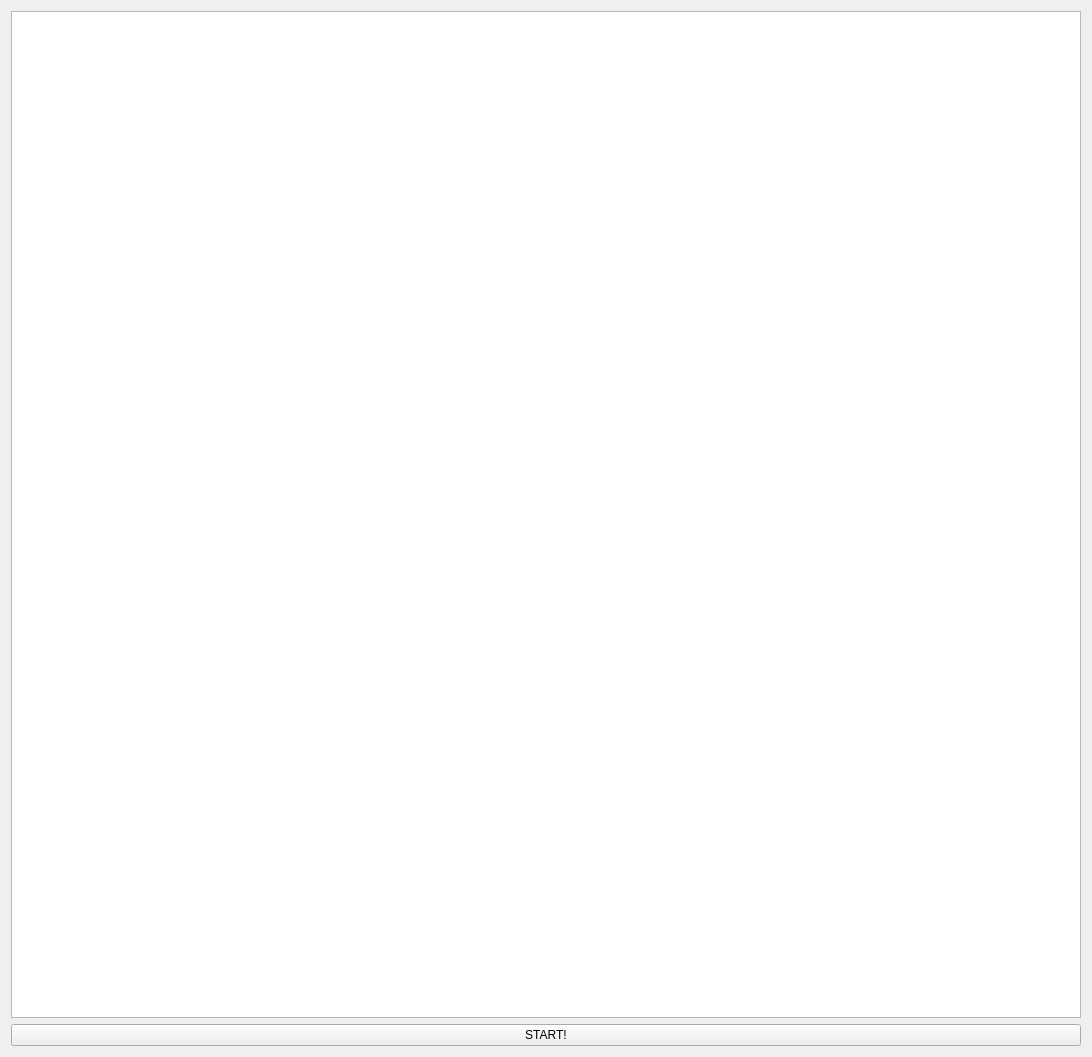
<?xml version="1.0" encoding="UTF-8"?>
<ui version="4.0">
 <class>Widget</class>
 <widget class="QWidget" name="Widget">
  <property name="geometry">
   <rect>
    <x>0</x>
    <y>0</y>
    <width>1092</width>
    <height>1057</height>
   </rect>
  </property>
  <property name="windowTitle">
   <string>Widget</string>
  </property>
  <layout class="QVBoxLayout" name="verticalLayout">
   <item>
    <widget class="QGraphicsView" name="graphicsView"/>
   </item>
   <item>
    <widget class="QPushButton" name="startButton">
     <property name="text">
      <string>START!</string>
     </property>
    </widget>
   </item>
  </layout>
 </widget>
 <resources/>
 <connections/>
</ui>
